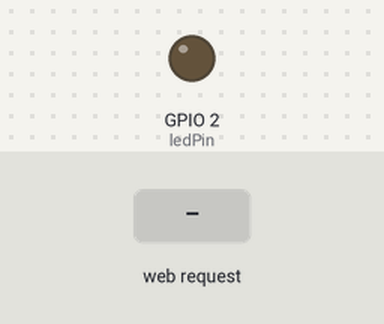
Simulated run of this sketch. Board: ESP32. On the bench: output pins drawn as LEDs (lit = HIGH). Inputs (shaded band) come from the test bench. WiFi joins after 1.5 s; servers stay silent unless stated; what the sketch prints to the serial monitor is not drawn.

Above: at 3.2 s.
3.3 s: HTTP request GET /led/on received
At 4.5 s:
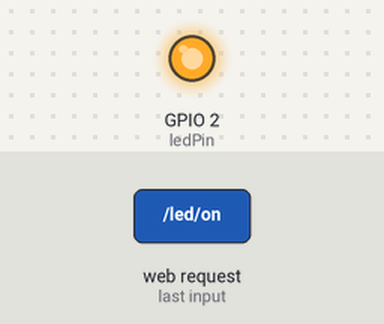
4.8 s: HTTP request GET /led/off received
At 5.7 s:
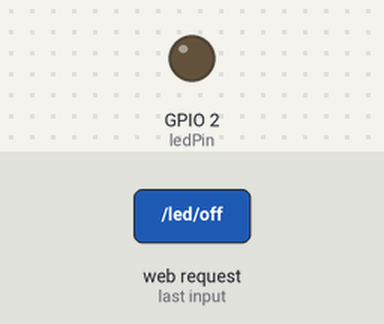
Timing chart, 0 to 7.8 s (numbered marks = the images above; inputs shaded):
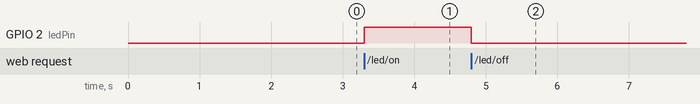

Measured:
- after the input at 3.3 s, GPIO 2 (ledPin): LOW → HIGH at once
- after the input at 4.8 s, GPIO 2 (ledPin): HIGH → LOW at once

The sketch:

Prg_004_WebServer.ino
```cpp
#include <WiFi.h> // Librería para WiFi en ESP32
#include <WebServer.h> // Librería para crear un servidor HTTP

// Definir el nombre y la contraseña de la red WiFi a la que se desea conectar
const char* ssid = "*************************";      // Reemplaza con el nombre de tu red WiFi
const char* password = "***********************";     // Reemplaza con la contraseña de tu red WiFi

// Definir el puerto GPIO del LED
const int ledPin = 2; // Pin GPIO para el LED (puedes usar otro pin)

WebServer server(80);  // Crea un servidor HTTP en el puerto 80

// Función para manejar la página raíz "/"
void handleRoot() {
  // Página web en HTML para controlar el LED
  String htmlPage = "<html>\
  <head><title>Control de LED</title></head>\
  <body>\
  <h1>Control de LED</h1>\
  <p>Haz clic en los botones para encender o apagar el LED.</p>\
  <p><a href=\"/led/on\"><button>Encender LED</button></a></p>\
  <p><a href=\"/led/off\"><button>Apagar LED</button></a></p>\
  </body>\
  </html>";

  server.send(200, "text/html", htmlPage); // Enviar la página HTML
}

// Función para manejar la solicitud de encendido del LED
void handleLEDOn() {
  digitalWrite(ledPin, HIGH); // Enciende el LED
  server.send(200, "text/html", "LED encendido<br><a href=\"/\">Regresar</a>"); // Respuesta HTML
}

// Función para manejar la solicitud de apagado del LED
void handleLEDOff() {
  digitalWrite(ledPin, LOW); // Apaga el LED
  server.send(200, "text/html", "LED apagado<br><a href=\"/\">Regresar</a>"); // Respuesta HTML
}

void setup() {
  // Inicializa la comunicación serial
  Serial.begin(115200);

  // Configura el pin del LED como salida
  pinMode(ledPin, OUTPUT);
  digitalWrite(ledPin, LOW); // Inicializa con el LED apagado

  // Conéctate a la red WiFi
  Serial.println("Conectando a WiFi...");
  WiFi.begin(ssid, password);

  // Espera hasta que la conexión WiFi se haya establecido
  while (WiFi.status() != WL_CONNECTED) {
    delay(1000);
    Serial.println("Conectando...");
  }

  // Imprime la dirección IP obtenida
  Serial.println("Conectado a WiFi");
  Serial.print("Dirección IP: ");
  Serial.println(WiFi.localIP());

  // Define las rutas del servidor
  server.on("/", handleRoot);      // Ruta principal
  server.on("/led/on", handleLEDOn); // Ruta para encender el LED
  server.on("/led/off", handleLEDOff); // Ruta para apagar el LED

  // Inicia el servidor
  server.begin();
  Serial.println("Servidor HTTP iniciado");
}

void loop() {
  // Maneja las solicitudes del servidor
  server.handleClient();
}
```
